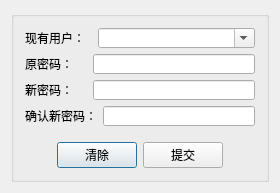
<?xml version="1.0" encoding="UTF-8"?>
<ui version="4.0">
 <class>Changepwd</class>
 <widget class="QDialog" name="Changepwd">
  <property name="geometry">
   <rect>
    <x>0</x>
    <y>0</y>
    <width>280</width>
    <height>191</height>
   </rect>
  </property>
  <property name="windowTitle">
   <string>修改密码</string>
  </property>
  <layout class="QVBoxLayout" name="verticalLayout_2">
   <item>
    <widget class="QGroupBox" name="groupBox">
     <property name="title">
      <string/>
     </property>
     <layout class="QVBoxLayout" name="verticalLayout">
      <item>
       <layout class="QHBoxLayout" name="horizontalLayout">
        <item>
         <widget class="QLabel" name="label_3">
          <property name="text">
           <string>现有用户：  </string>
          </property>
         </widget>
        </item>
        <item>
         <widget class="QComboBox" name="comboBox">
          <property name="sizePolicy">
           <sizepolicy hsizetype="Expanding" vsizetype="Fixed">
            <horstretch>0</horstretch>
            <verstretch>0</verstretch>
           </sizepolicy>
          </property>
          <property name="maximumSize">
           <size>
            <width>16777215</width>
            <height>20</height>
           </size>
          </property>
          <property name="editable">
           <bool>true</bool>
          </property>
         </widget>
        </item>
       </layout>
      </item>
      <item>
       <layout class="QHBoxLayout" name="horizontalLayout_2">
        <item>
         <widget class="QLabel" name="label_4">
          <property name="text">
           <string>原密码：    </string>
          </property>
         </widget>
        </item>
        <item>
         <widget class="QLineEdit" name="oldpwdEdit">
          <property name="maximumSize">
           <size>
            <width>16777215</width>
            <height>20</height>
           </size>
          </property>
          <property name="echoMode">
           <enum>QLineEdit::Password</enum>
          </property>
         </widget>
        </item>
       </layout>
      </item>
      <item>
       <layout class="QHBoxLayout" name="horizontalLayout_3">
        <item>
         <widget class="QLabel" name="label_5">
          <property name="text">
           <string>新密码：    </string>
          </property>
         </widget>
        </item>
        <item>
         <widget class="QLineEdit" name="newpwdEdit">
          <property name="maximumSize">
           <size>
            <width>16777215</width>
            <height>20</height>
           </size>
          </property>
          <property name="echoMode">
           <enum>QLineEdit::Password</enum>
          </property>
         </widget>
        </item>
       </layout>
      </item>
      <item>
       <layout class="QHBoxLayout" name="horizontalLayout_4">
        <item>
         <widget class="QLabel" name="label_6">
          <property name="text">
           <string>确认新密码：</string>
          </property>
         </widget>
        </item>
        <item>
         <widget class="QLineEdit" name="newpwdEdit_2">
          <property name="maximumSize">
           <size>
            <width>16777215</width>
            <height>20</height>
           </size>
          </property>
          <property name="echoMode">
           <enum>QLineEdit::Password</enum>
          </property>
         </widget>
        </item>
       </layout>
      </item>
      <item>
       <spacer name="verticalSpacer">
        <property name="orientation">
         <enum>Qt::Vertical</enum>
        </property>
        <property name="sizeType">
         <enum>QSizePolicy::Fixed</enum>
        </property>
        <property name="sizeHint" stdset="0">
         <size>
          <width>20</width>
          <height>10</height>
         </size>
        </property>
       </spacer>
      </item>
      <item>
       <layout class="QHBoxLayout" name="horizontalLayout_5">
        <item>
         <spacer name="horizontalSpacer">
          <property name="orientation">
           <enum>Qt::Horizontal</enum>
          </property>
          <property name="sizeHint" stdset="0">
           <size>
            <width>40</width>
            <height>20</height>
           </size>
          </property>
         </spacer>
        </item>
        <item>
         <widget class="QPushButton" name="clearButton">
          <property name="font">
           <font>
            <family>Agency FB</family>
            <pointsize>9</pointsize>
           </font>
          </property>
          <property name="text">
           <string>清除</string>
          </property>
         </widget>
        </item>
        <item>
         <widget class="QPushButton" name="okButton">
          <property name="font">
           <font>
            <family>Agency FB</family>
            <pointsize>9</pointsize>
           </font>
          </property>
          <property name="text">
           <string>提交</string>
          </property>
         </widget>
        </item>
        <item>
         <spacer name="horizontalSpacer_2">
          <property name="orientation">
           <enum>Qt::Horizontal</enum>
          </property>
          <property name="sizeHint" stdset="0">
           <size>
            <width>40</width>
            <height>20</height>
           </size>
          </property>
         </spacer>
        </item>
       </layout>
      </item>
     </layout>
    </widget>
   </item>
  </layout>
 </widget>
 <layoutdefault spacing="6" margin="11"/>
 <resources/>
 <connections/>
</ui>
